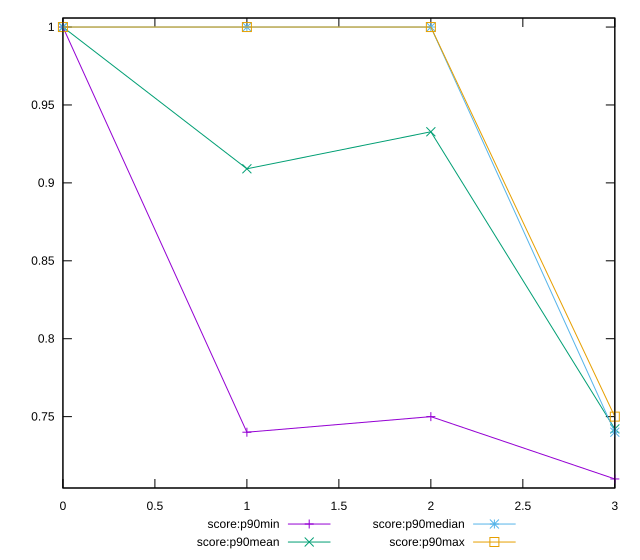

Source code (gnuplot):
reset

$scoreP90Min <<EOF
0 1
1 0.74
2 0.75
3 0.71
EOF

$scoreP90Mean <<EOF
0 1
1 0.9090425531914894
2 0.9327956989247311
3 0.742127659574468
EOF

$scoreP90Median <<EOF
0 1
1 1
2 1
3 0.74
EOF

$scoreP90Max <<EOF
0 1
1 1
2 1
3 0.75
EOF

set key outside below
set xrange [0:3]
set yrange [0.7041999999999999:1.0058]
set trange [0.7041999999999999:1.0058]
set terminal svg size 640, 560 enhanced background rgb 'white'
set output "reports/report_00027_2021-02-24T12-40-31.850Z/uses-rel-preconnect/progression/score.svg"

plot $scoreP90Min title "score:p90min" with linespoints, \
     $scoreP90Mean title "score:p90mean" with linespoints, \
     $scoreP90Median title "score:p90median" with linespoints, \
     $scoreP90Max title "score:p90max" with linespoints

reset
